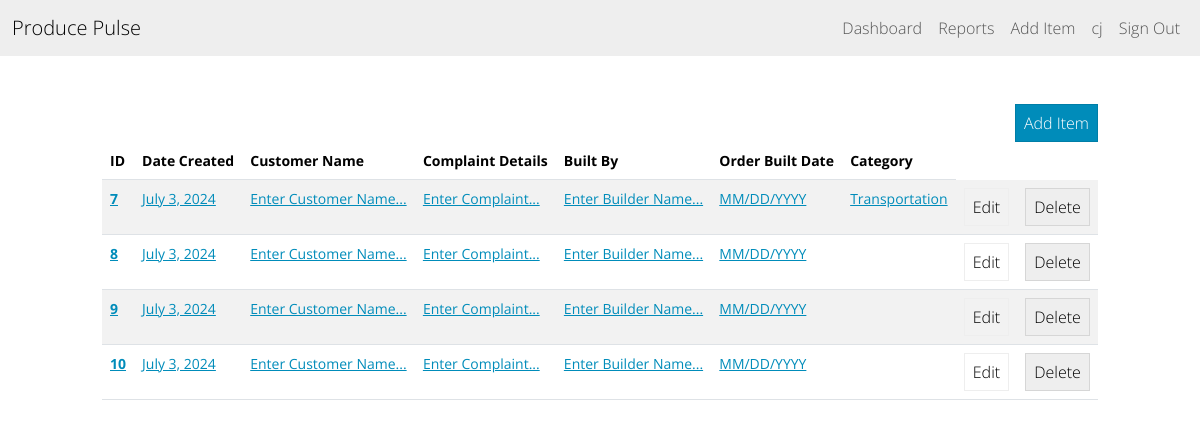
The app's page /dashboard/ (signed in), older data.
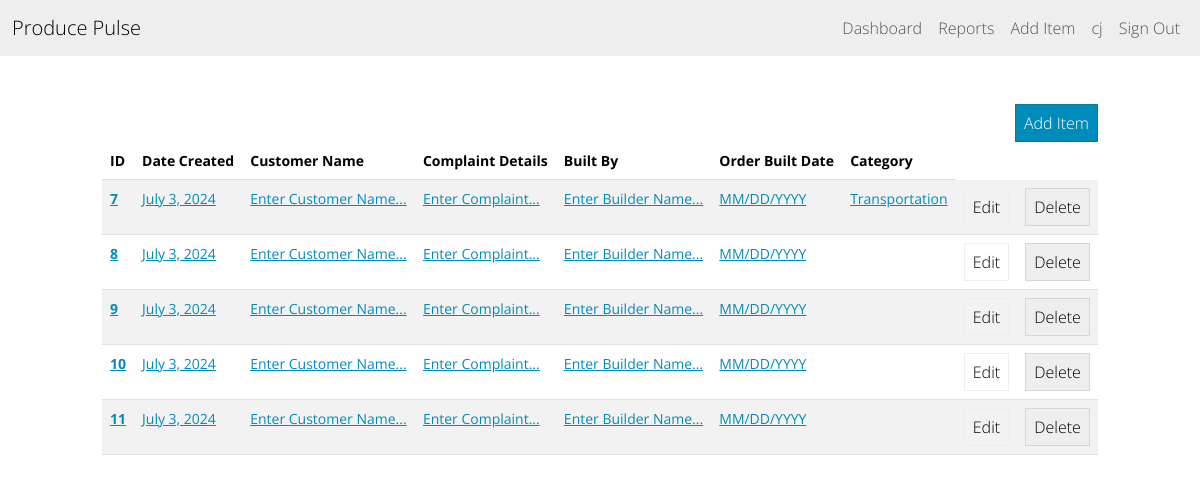
The same page, newer data.
### inventory/models.py (models this page shows, shortened)
class InventoryItem(models.Model):
    name = models.CharField(default="Enter Customer Name...", max_length=200)
    complaint = models.TextField(max_length=2000, default="Enter Complaint...")
    date_complained = models.CharField(max_length=10, default="MM/DD/YYYY")
    category = models.ForeignKey('Category', on_delete=models.SET_NULL, blank=True, null=True)
    date_created = models.DateField(auto_now_add=True)
    date_built = models.CharField(max_length=10, default="MM/DD/YYYY")
    built_by = models.CharField(max_length=200, default="Enter Builder Name...")
    user = models.ForeignKey(User, on_delete=models.DO_NOTHING)  # Probably should not happen

class Category(models.Model):
    name = models.CharField(max_length=200)
    class Meta:
        verbose_name_plural = 'Categories'

### inventory/views.py (the view)
# urls.py: path('dashboard/', Dashboard.as_view(), name="dashboard"),
class Dashboard(LoginRequiredMixin, View):
    def get(self, request):
        items = InventoryItem.objects.filter(user=self.request.user.id).order_by('id')
        return render(request, 'inventory/dashboard.html', {'items': items})

### inventory/templates/inventory/dashboard.html (shortened to what this page needs)
{% extends 'inventory/base.html' %}
{% block content %}
    <div class="row">
        <div class="col-md-10 col-12 mx-auto mt-5">
            <div class="d-flex justify-content-end">
                <a href="{% url 'add-item' %}" class="btn btn-primary">Add Item</a>
            </div>
            <table class='table table-hover table-striped'>
                <thead>
                    <th scope="col">ID</th>
                    <th scope="col">Date Created</th>
                    <th scope="col">Customer Name</th>
                    <th scope="col">Complaint Details</th>
                    <th scope="col">Built By</th>
                    <th scope="col">Order Built Date</th>
                    <th scope="col">Category</th>
                </thead>
                <tbody>
                    {% for item in items %}
                        <tr>
                            <th scope='row'>
                                <a href="{% url 'detail-item' item.id %}">{{ item.id }}</a>
                            </th>
                            <td>
                                <a href="{% url 'detail-item' item.id %}">{{ item.date_created }}</a>
                            </td>
                            <td>
                                <a href="{% url 'detail-item' item.id %}">{{ item.name }}</a>
                            </td>
                            <td>
                                <a href="{% url 'detail-item' item.id %}">{{ item.complaint }}</a>
                            </td>
                            <td>
                                <a href="{% url 'detail-item' item.id %}">{{ item.built_by }}</a>
                            </td>
                            <td>
                                <a href="{% url 'detail-item' item.id %}">{{ item.date_built }}</a>
                            </td>
                            <td>
                                <a href="{% url 'detail-item' item.id %}">{{ item.category.name }}</a>
                            </td>
                            <td>
                                <a href="{% url 'edit-item' item.id %}" class="btn btn-outline-secondary">Edit</a>
                            </td>
                            <td>
                                <a href="{% url 'delete-item' item.id %}" class="btn btn-secondary">Delete</a>
                            </td>
                        </tr>
                    {% endfor %}
                </tbody>
            </table>
        </div>
    </div>
{% endblock content %}

Row changes from the older to the newer data that the page shows:
added InventoryItem: id "11", date_created "July 3, 2024", name "Enter Customer Name...", complaint "Enter Complaint...", built_by "Enter Builder Name...", date_built "MM/DD/YYYY"
